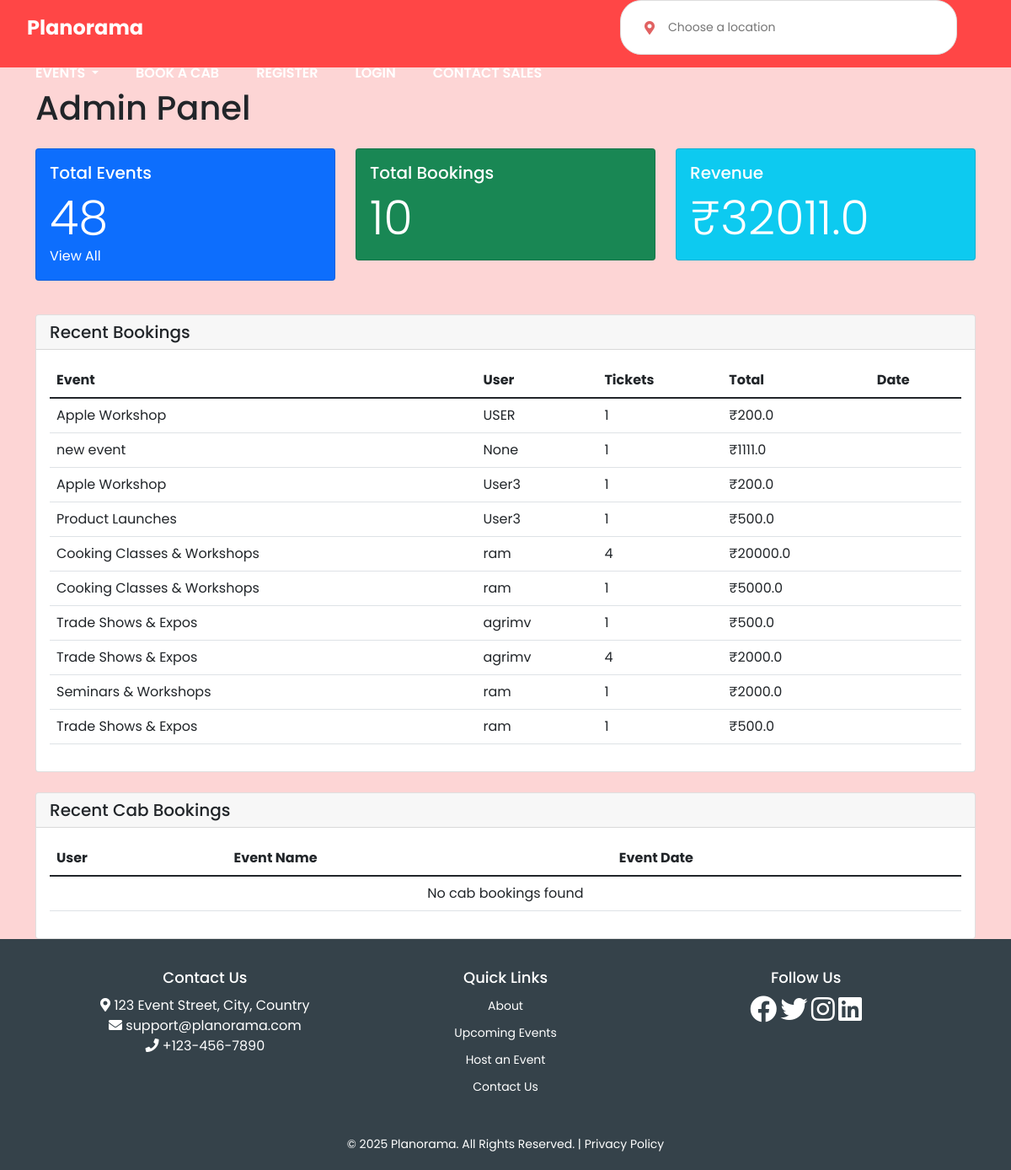
Page /admin-panel/ on the committed database.
### Eventmanage1/models.py (models this page shows, shortened)
class Booking(models.Model):
    event = models.ForeignKey('Event', on_delete=models.CASCADE, related_name='bookings')
    user_name = models.CharField(max_length=100)
    user_email = models.EmailField()
    tickets = models.PositiveIntegerField()

class Event(models.Model):
    flask_id = models.IntegerField(null=True, blank=True)
    title = models.CharField(max_length=200)
    description = models.TextField()
    price = models.DecimalField(max_digits=10, decimal_places=2, default=0.00)
    date = models.CharField(max_length=50)
    location = models.CharField(max_length=200)
    type = models.CharField(max_length=100)
    image = models.URLField(blank=True, default='')
    organizer =models.ForeignKey(User, on_delete=models.CASCADE, null=True) # Reference to Flask
    EVENT_TYPE_CHOICES = [
        ('Music', 'Music'),
        ('Food', 'Food'),
        ('Business', 'Business'),
        ('Dance', 'Dance'),
        ('Education', 'Education'),
        ('Wedding', 'Wedding'),
    ]
    type = models.CharField(
        max_length=20,
        choices=EVENT_TYPE_CHOICES,
        default='other'
    )
    class Meta:
        pass

### Eventmanage1/views.py (the view)
# urls.py: path('admin-panel/', views.admin_panel, name='admin_panel'),  # Admin dashboard (if implemented)
def admin_panel(request):
    events_count = Event.objects.count()
    bookings_count = Booking.objects.count()
    total_revenue = Booking.objects.annotate(
        total_price=ExpressionWrapper(F('tickets') * F('event__price'), output_field=FloatField())
    ).aggregate(total=Sum('total_price'))['total'] or 0
    recent_bookings = Booking.objects.annotate(
        total_price=ExpressionWrapper(F('tickets') * F('event__price'), output_field=FloatField())
    ).order_by('-id')[:10]
    context = {
        'events_count': events_count,
        'bookings_count': bookings_count,
        'total_revenue': total_revenue,
        'recent_bookings': recent_bookings,
    }
    return render(request, 'admin_panel.html', context)

### Eventmanage1/templates/admin_panel.html
{% extends 'base.html' %}
{% block content %}
<div class="container">
    <h1 class="my-4">Admin Panel</h1>
    <div class="row">
        <div class="col-md-4">
            <div class="card text-white bg-primary mb-3">
                <div class="card-body">
                    <h5 class="card-title">Total Events</h5>
                    <p class="card-text display-4">{{ events_count }}</p>
                    <a href="{% url 'browse_events' %}" class="text-white">View All</a>
                </div>
            </div>
        </div>
        <div class="col-md-4">
            <div class="card text-white bg-success mb-3">
                <div class="card-body">
                    <h5 class="card-title">Total Bookings</h5>
                    <p class="card-text display-4">{{ bookings_count }}</p>
                </div>
            </div>
        </div>
        <div class="col-md-4">
            <div class="card text-white bg-info mb-3">
                <div class="card-body">
                    <h5 class="card-title">Revenue</h5>
                    <p class="card-text display-4">₹{{ total_revenue }}</p>
                </div>
            </div>
        </div>
    </div>
    <div class="card mt-4">
        <div class="card-header">
            <h5 class="mb-0">Recent Bookings</h5>
        </div>
        <div class="card-body">
            <div class="table-responsive">
                <table class="table table-hover">
                    <thead>
                        <tr>
                            <th>Event</th>
                            <th>User</th>
                            <th>Tickets</th>
                            <th>Total</th>
                            <th>Date</th>
                        </tr>
                    </thead>
                    <tbody>
                        {% for booking in recent_bookings %}
                        <tr>
                            <td>{{ booking.event.title }}</td>
                            <td>{{ booking.user_name }}</td>
                            <td>{{ booking.tickets }}</td>
                            <td>₹{{ booking.total_price }}</td>
                            <td>{{ booking.booking_date|date:"M d, Y" }}</td>
                        </tr>
                        {% empty %}
                        <tr>
                            <td colspan="5" class="text-center">No bookings found</td>
                        </tr>
                        {% endfor %}
                    </tbody>
                </table>
            </div>
        </div>
    </div>
    <div class="card mt-4">
        <div class="card-header">
            <h5 class="mb-0">Recent Cab Bookings</h5>
        </div>
        <div class="card-body">
            <div class="table-responsive">
                <table class="table table-hover">
                    <thead>
                        <tr>
                            <th>User</th>
                            <th>Event Name</th>
                            <th>Event Date</th>
                        </tr>
                    </thead>
                    <tbody>
                        {% for cab_booking in recent_cab_bookings %}
                        <tr>
                            <td>{{ cab_booking.user.username }}</td>
                            <td>{{ cab_booking.event_name }}</td>
                            <td>{{ cab_booking.event_date|date:"M d, Y" }}</td>
                        </tr>
                        {% empty %}
                        <tr>
                            <td colspan="3" class="text-center">No cab bookings found</td>
                        </tr>
                        {% endfor %}
                    </tbody>
                </table>
            </div>
        </div>
    </div>
</div>
{% endblock %}

### Eventmanage1/templates/base.html (shortened to what this page needs)
{% load static %}
<!DOCTYPE html>
<html lang="en">
<head>
  <link href="https://cdn.jsdelivr.net/npm/bootstrap@5.1.3/dist/css/bootstrap.min.css" rel="stylesheet">
  <link rel="stylesheet" href="{% static 'styles.css' %}">
  <link rel="stylesheet" href="https://cdnjs.cloudflare.com/ajax/libs/font-awesome/5.15.4/css/all.min.css">
</head>
<body>
  <nav class="nav-container" style="height: 80px; display: flex; align-items: center; padding: 0 2rem;">
    <a href="{% url 'home' %}" class="logo" style="color: white; margin-right: 2rem;">Planorama</a>
    <div class="search-container" style="flex-grow: 1; max-width: 400px; margin: 0 2rem;">
      <div class="location-container" style="display: flex; align-items: center; background: white; border-radius: 50px; padding: 0.5rem 1rem;">
          <i class="fas fa-map-marker-alt" style="color: rgb(225, 98, 98); margin-right: 0.5rem;"></i>
          <input type="text" placeholder="Choose a location" style="border: none; outline: none; width: 100%;">
      </div>
  </div>
    <ul class="nav-links" style="display: flex; align-items: center; gap: 1.5rem; list-style: none; margin: 0; padding: 0;">
      <li class="nav-item dropdown">
        <a class="nav-link dropdown-toggle" href="#" id="eventsDropdown" role="button" data-bs-toggle="dropdown"
          aria-expanded="false">
          Events
        </a>
      </li>
      {% if request.user.is_staff %}
      <li class="nav-item">
        <a class="nav-link" href="{% url 'cab_history' %}">Manage Bookings</a>
      </li>
      {% else %}
      <li class="nav-item">
        <a class="nav-link" href="{% url 'book_cab' %}">Book A Cab</a>
      </li>
      {% endif %}
      {% if request.user.is_authenticated %}
      <li class="nav-item dropdown">
        <a class="nav-link dropdown-toggle" href="#" id="userDropdown" role="button" data-bs-toggle="dropdown"
          aria-expanded="false" style="color: white; font-weight: bolder;">
          Welcome, {{ request.user.username }}
        </a>
        <ul class="dropdown-menu dropdown-menu-end" aria-labelledby="userDropdown">
          {% if request.user.is_staff %}
          <li><a class="dropdown-item" href="{% url 'admin_panel' %}" style="color: black;">Admin Panel</a></li>
          {% endif %}
          <li><a class="dropdown-item" href="{% url 'logout' %}" style="color: black;">Logout</a></li>
        </ul>
      </li>
      {% else %}
      <li><a class="nav-link" href="{% url 'register' %}">Register</a></li>
      <li><a class="nav-link" href="{% url 'login' %}">Login</a></li>
      {% endif %}
      <li><a href="{% url 'contact_sales' %}">Contact Sales</a></li>
    </ul>
  </nav>
  <main>
    {% block content %}
    {% endblock %}
  </main>
  <footer>
    <div class="footer-container" style="display: flex; justify-content: space-between; padding: 5px 15px;">
      <div class="footer-section contact">
        <h2>Contact Us</h2>
        <p><i class="fas fa-map-marker-alt"></i> 123 Event Street, City, Country</p>
        <p><i class="fas fa-envelope"></i> support@planorama.com</p>
        <p><i class="fas fa-phone"></i> +123-456-7890</p>
      </div>
      <div class="footer-section quick-links">
        <h2>Quick Links</h2>
        <ul>
          <li><a href="#about-us">About</a></li>
          <li><a href="{% url 'browse_events' %}">Upcoming Events</a></li>
          <li><a href="{% url 'register' %}">Host an Event</a></li>
          <li><a href="{% url 'contact_sales' %}">Contact Us</a></li>
        </ul>
      </div>
      <div class="footer-section social">
        <h2>Follow Us</h2>
        <a href="https://www.facebook.com" target="_blank"><i class="fab fa-facebook" style="font-size: 2em;"></i></a>
        <a href="https://www.twitter.com" target="_blank"><i class="fab fa-twitter" style="font-size: 2em;"></i></a>
        <a href="https://www.instagram.com" target="_blank"><i class="fab fa-instagram" style="font-size: 2em;"></i></a>
        <a href="https://www.linkedin.com" target="_blank"><i class="fab fa-linkedin" style="font-size: 2em;"></i></a>
      </div>
    </div>
    <div class="footer-bottom">
      <p>&copy; 2025 Planorama. All Rights Reserved. | <a href="">Privacy Policy</a></p>
    </div>
  </footer>
</body>
</html>

### Eventmanage1/static/styles.css (style rules this page uses)
body { font-family: 'Poppins', sans-serif; background-color: #fdd5d5; margin: 0; padding: 0; }
a { text-decoration: none; color: inherit; }
h1, h2, p { margin: 0; padding: 0; }
.nav-container { display: flex; align-items: center; justify-content: space-between; background-color: #ff4646; padding: 15px 20px; flex-wrap: wrap; z-index: 1000; position: relative; }
.logo { font-size: 24px; font-weight: bold; color: white; text-decoration: none; }
.search-container { display: flex; align-items: center; background: white; border-radius: 25px; padding: 5px 12px; border: 1px solid #ddd; width: 400px; max-width: 100%; }
.location-container { display: flex; align-items: center; }
.search-container input { border: none; outline: none; background: transparent; padding: 8px; font-size: 14px; flex-grow: 1; }
.nav-links { list-style: none; display: flex; align-items: center; gap: 15px; }
.nav-links li { display: inline; color: white; }
.nav-links a { color: white; font-size: 16px; font-weight: 600; text-transform: uppercase; text-decoration: none; padding: 10px; }
.footer-section a i { transition: color 0.3s, text-shadow 0.3s ease-in-out; }
nav i { transition: transform 0.3s ease-in-out; }
footer { background-color: #35424a; color: white; padding: 20px 10px; text-align: center; }
.footer-container { display: flex; justify-content: space-between; flex-wrap: wrap; max-width: 1100px; margin: auto; padding: 10px; }
.footer-section { flex: 1; min-width: 250px; margin: 10px; }
.footer-section h2 { font-size: 18px; margin-bottom: 10px; }
.footer-section ul { list-style: none; padding: 0; }
.footer-section ul li { margin-bottom: 8px; }
.footer-section ul li a { color: white; text-decoration: none; font-size: 14px; }
.footer-bottom { margin-top: 15px; font-size: 14px; }
.footer-bottom a { color: white; text-decoration: none; }
nav ul li a { color: white; transition: color 0.3s ease-in-out; }
.footer-section a { color: white; transition: color 0.3s ease-in-out; }
.quick-links ul li a { color: white; }

### rows in the picture
Booking: event "Apple Workshop", user_name "USER", tickets "1", total_price "200.0"
Booking: event "new event", user_name "None", tickets "1", total_price "1111.0"
Booking: event "Apple Workshop", user_name "User3", tickets "1", total_price "200.0"
Booking: event "Product Launches", user_name "User3", tickets "1", total_price "500.0"
Booking: event "Cooking Classes & Workshops", user_name "ram", tickets "4", total_price "20000.0"
Booking: event "Cooking Classes & Workshops", user_name "ram", tickets "1", total_price "5000.0"
Booking: event "Trade Shows & Expos", user_name "agrimv", tickets "1", total_price "500.0"
Booking: event "Trade Shows & Expos", user_name "agrimv", tickets "4", total_price "2000.0"
Booking: event "Seminars & Workshops", user_name "ram", tickets "1", total_price "2000.0"
Booking: event "Trade Shows & Expos", user_name "ram", tickets "1", total_price "500.0"

### other values in the picture
{{ events_count }} "48"
{{ bookings_count }} "10"
{{ total_revenue }} "32011.0"
